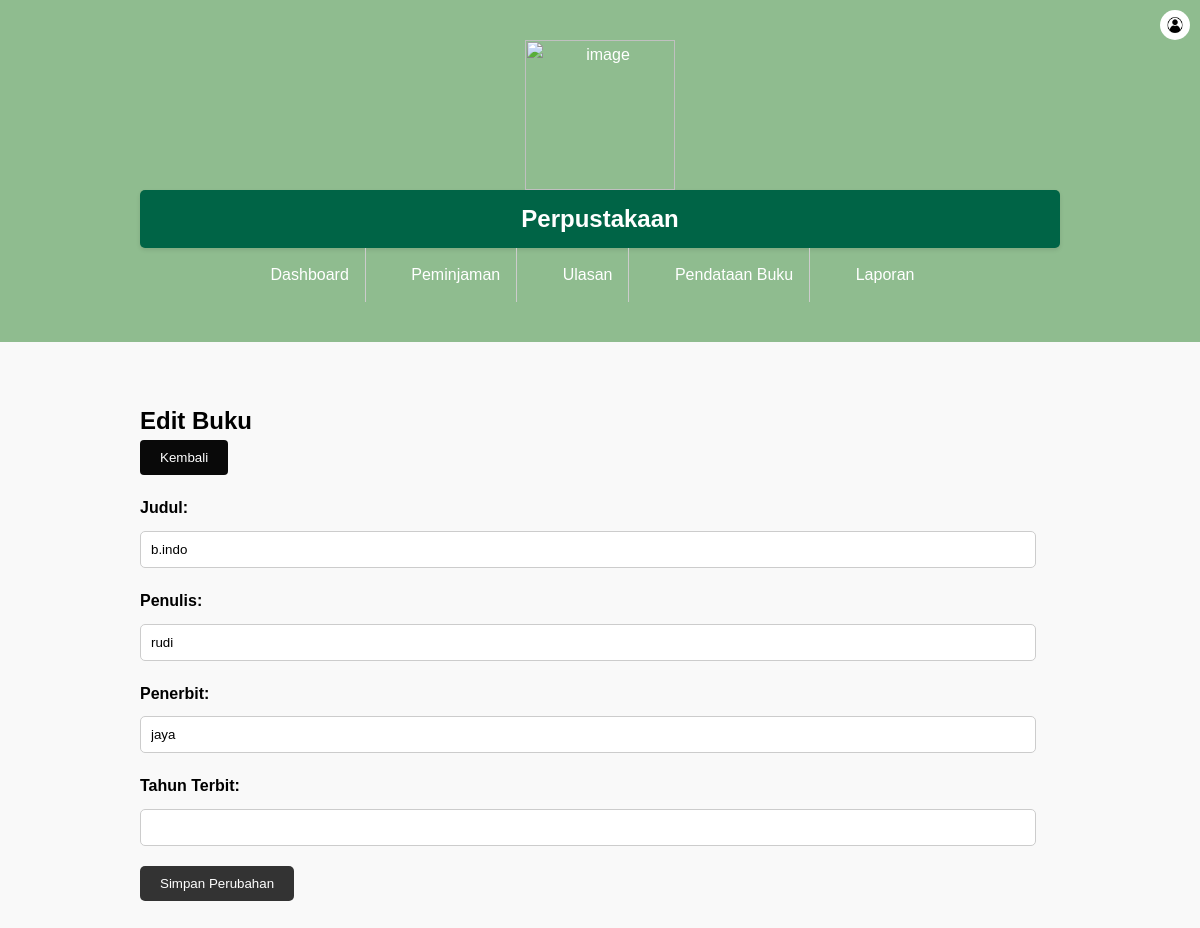
Screenshot of /editbuku1.php?id=537393188 with the database file from the repository.
### tables this page shows
CREATE TABLE `buku` (
  `bukuid` int(11) NOT NULL,
  `judul` varchar(25) NOT NULL,
  `penulis` varchar(25) NOT NULL,
  `penerbit` varchar(25) NOT NULL,
  `tahunterbit` int(11) NOT NULL
);

### editbuku1.php (the view, shortened to what this page needs)
<?php
include('koneksi.php');
if(isset($_GET['id'])) {
    $id = $_GET['id'];
    $query = "SELECT * FROM buku WHERE bukuid = '$id'";
    $result = mysqli_query($conn, $query);
    if(mysqli_num_rows($result) == 1) {
        $row = mysqli_fetch_assoc($result);
        $judul = $row['judul'];
        $penulis = $row['penulis'];
        $penerbit = $row['penerbit'];
    } else {
        header("Location: buku.php");
        exit();
    }
} else {
    header("Location: buku.php");
    exit();
}
?>
<?php include "header1.php"; ?>
<section class="content">
    <div class="container">
        <table class="content-table">
<!DOCTYPE html>
<html lang="en">
<head>
    <link rel="stylesheet" href="styles.css">
</head>
<body>
            <h1>Edit Buku</h1>
            <button onclick="location.href='buku1.php';" style="margin-bottom: 20px;">Kembali</button>
            <form action="" method="post">
                <label for="judul">Judul:</label>
                <input type="text" name="judul" value="<?php echo $judul; ?>" required><br>
                <label for="penulis">Penulis:</label>
                <input type="text" name="penulis" value="<?php echo $penulis; ?>" required><br>
                <label for="penerbit">Penerbit:</label>
                <input type="text" name="penerbit" value="<?php echo $penerbit; ?>" required><br>
                <label for="tahunterbit">Tahun Terbit:</label>
                <input type="number" name="tahunterbit" value="<?php echo $tahunterbit; ?>" required><br>
                <input type="submit" value="Simpan Perubahan">
            </form>
        </div>
    </section>
</body>
</html>

### styles.css (style rules this page uses)
* { margin: 0; padding: 0; box-sizing: border-box; }
body { font-family: Arial, sans-serif; line-height: 1.6; background-color: #f9f9f9; }
.container { width: 80%; margin: 0 auto; }
.content { padding: 40px 0; }
form { background-color: #f9f9f9; padding: 20px; border-radius: 10px; box-shadow: 0 0 10px rgba(0, 0, 0, 0.1); }
label { display: block; margin-bottom: 10px; font-weight: bold; }
input[type="text"], input[type="number"] { width: calc(100% - 24px); padding: 10px; margin-bottom: 20px; border: 1px solid #ccc; border-radius: 5px; }
input[type="submit"] { background-color: #333; color: #fff; border: none; padding: 10px 20px; cursor: pointer; border-radius: 5px; }
table { width: 100%; border-collapse: collapse; margin-bottom: 20px; }
button { background-color: #090909; color: white; padding: 10px 20px; border: none; border-radius: 4px; cursor: pointer; }
.content-table { width: 100%; border-collapse: collapse; margin-bottom: 20px; box-shadow: 0 4px 8px rgba(0, 0, 0, 0.1); border-radius: 10px; }
.container { width: 80%; margin: 0 auto; padding: 20px; }
table { border-collapse: collapse; width: 100%; }

### rows the page displays
buku: judul "b.indo", penulis "rudi", penerbit "jaya"
